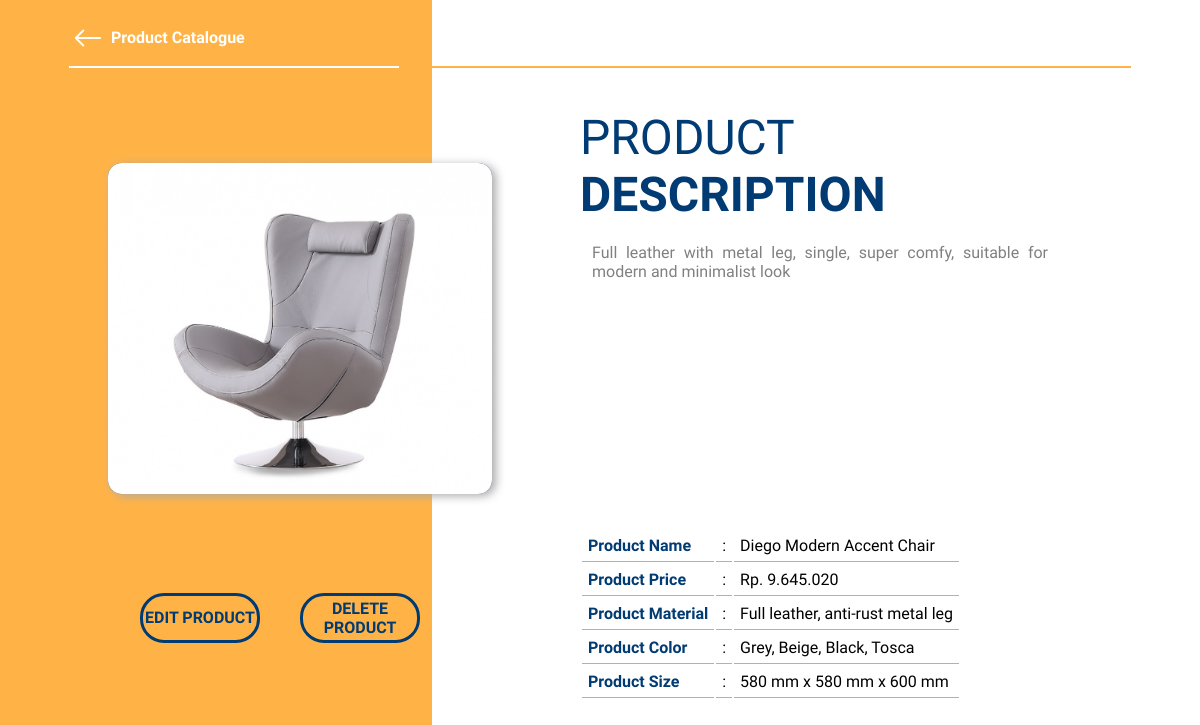
Page /prod.php?product_id=5 on the committed database.
### tables this page shows
CREATE TABLE `images` (
  `image_id` int(11) NOT NULL,
  `product_id` int(11) NOT NULL,
  `image` varchar(100) NOT NULL
);

CREATE TABLE `product` (
  `product_id` int(11) NOT NULL,
  `product_name` text NOT NULL,
  `product_price` varchar(100) NOT NULL,
  `product_material` varchar(100) DEFAULT NULL,
  `product_color` varchar(100) DEFAULT NULL,
  `product_size` text DEFAULT NULL,
  `product_desc` text NOT NULL
);

### prod.php (the view, shortened to what this page needs)
<!DOCTYPE html>
<html lang="en">
<head>
    <link rel="stylesheet" href="./style/style-prod.css">
</head>
<body>
    <?php
        include_once("connect.php");
        $product_id = $_GET['product_id'];
        $arr_product = mysqli_query($conn, "SELECT product.*, image FROM product
                                            JOIN images ON product.product_id = images.product_id
                                            WHERE product.product_id='$product_id'
                                            ");
        while ($product_data = mysqli_fetch_array($arr_product)) {
            $product_name = $product_data['product_name'];
            $product_price = $product_data['product_price'];
            $product_material = $product_data['product_material'];
            $product_color = $product_data['product_color'];
            $product_size = $product_data['product_size'];
            $product_desc = $product_data['product_desc'];
            $image = $product_data['image'];
        }
    ?>
    <div class="cont-head">
        <div class="head-title">
            <a href="./index.php">
                <div class="icon">
                    <svg xmlns="http://www.w3.org/2000/svg" fill="white" class="bi bi-arrow-left" viewBox="0 0 16 16">
                        <path fill-rule="evenodd" d="M15 8a.5.5 0 0 0-.5-.5H2.707l3.147-3.146a.5.5 0 1 0-.708-.708l-4 4a.5.5 0 0 0 0 .708l4 4a.5.5 0 0 0 .708-.708L2.707 8.5H14.5A.5.5 0 0 0 15 8z" />
                    </svg>
                </div>
            </a>
            <div class="title">
                <h1>Product Catalogue</h1>
            </div>
        </div>
        <div class="head-line"></div>
    </div>
    <div class="cont-content">
        <div class="c-leftside">
            <div class="img">
                <img src='./image/<?php echo $image;?>' alt="">
            </div>
            <div class="edit-delete">
                <a href="./edit.php?product_id=<?php echo $product_id;?>"><div class="edit">
                    EDIT PRODUCT
                </div></a>
                <a href="./delete.php?product_id=<?php echo $product_id;?>"><div class="delete">
                    DELETE PRODUCT
                </div></a>
            </div>
        </div>
        <div class="c-rightside">
            <div class="rightside-title">
                <p>PRODUCT</p>
                <p>DESCRIPTION</p>
            </div>
            <div class="desc">
                <?php
                    echo $product_desc;
                ?>
            </div>
            <table class="about">
                <tr>
                    <td>Product Name</td>
                    <td>:</td>
                    <td><?php echo $product_name;?></td>
                </tr>
                <tr>
                    <td>Product Price</td>
                    <td>:</td>
                    <td><?php echo $product_price;?></td>
                </tr>
                <tr>
                    <td>Product Material</td>
                    <td>:</td>
                    <td><?php echo $product_material;?></td>
                </tr>
                <tr>
                    <td>Product Color</td>
                    <td>:</td>
                    <td><?php echo $product_color;?></td>
                </tr>
                <tr>
                    <td>Product Size</td>
                    <td>:</td>
                    <td><?php echo $product_size;?></td>
                </tr>
            </table>
        </div>
    </div>
</body>
</html>

### style/style-prod.css (style rules this page uses)
:root { --accent-primary: #ffb347; --accent-primary-lighter: #ffbe62; --accent-secondary: rgb(53, 53, 255); --accent-tertiary: #003b73; --shadow: 4px 2px 10px rgb(170, 170, 170); }
* { box-sizing: border-box; font-family: Muli; font-size: 16px; transition: 100ms ease-in-out; }
body { padding: 0; margin: 0; background: linear-gradient(to right, var(--accent-primary) 36%, white 36%); }
.cont-head { width: 100%; height: 10vh; padding: 10px; display: flex; justify-content: center; }
.head-title, .head-line { height: 96%; }
.head-title { width: 28%; border-bottom: 2px solid white; display: flex; align-items: center; }
.head-line { border-bottom: 2px solid var(--accent-primary); width: 62%; }
.icon, .title { margin: 4px; }
.icon { height: 30px; width: 30px; }
.icon svg { height: inherit; width: inherit; }
.title { color: white; }
.cont-content { display: flex; align-items: center; justify-content: center; height: 90vh; width: 100%; }
.c-leftside { height: 92%; width: 40%; display: flex; flex-direction: column; align-items: center; justify-content: center; }
.c-leftside .img { background-color: #003b73; width: 80%; height: 50%; border-radius: 14px; overflow: hidden; box-shadow: var(--shadow); background-size: cover; }
.c-leftside .img img { height: 100%; width: 100%; }
.c-leftside .edit-delete { height: 30%; width: 80%; margin-top: 24px; display: flex; align-items: center; justify-content: center; }
.edit-delete a { text-decoration: none; }
.edit, .delete { color: var(--accent-tertiary); border: 3px solid var(--accent-tertiary); font-weight: bold; border-radius: 24px; margin-right: 40px; height: 50px; width: 120px; display: flex; text-align: center; justify-content: center; align-items: center; }
.c-rightside { padding: 0 40px; height: 92%; width: 50%; }
.rightside-title { width: 380px; }
.rightside-title p { font-size: 3em; color: var(--accent-tertiary); margin-top: 0; margin-bottom: 0; }
.rightside-title p:first-child { font-weight: 200; }
.rightside-title p:last-child { font-weight: 700; }
.desc { color: grey; margin: 20px 0; padding: 0 12px; height: 40%; width: 480px; text-align: justify; overflow: auto; }
.about tr td { padding: 6px; border-bottom: 1px solid rgba(128, 128, 128, 0.616); }
.about tr td:first-child { color: var(--accent-tertiary); font-weight: 700; }

### rows in the picture
images: image (picture), product.product_desc "Full leather with metal leg, single, super comfy, suitable for modern and minimalist look", product.product_name "Diego Modern Accent Chair", product.product_price "Rp. 9.645.020", product.product_material "Full leather, anti-rust metal leg", product.product_color "Grey, Beige, Black, Tosca", product.product_size "580 mm x 580 mm x 600 mm"
